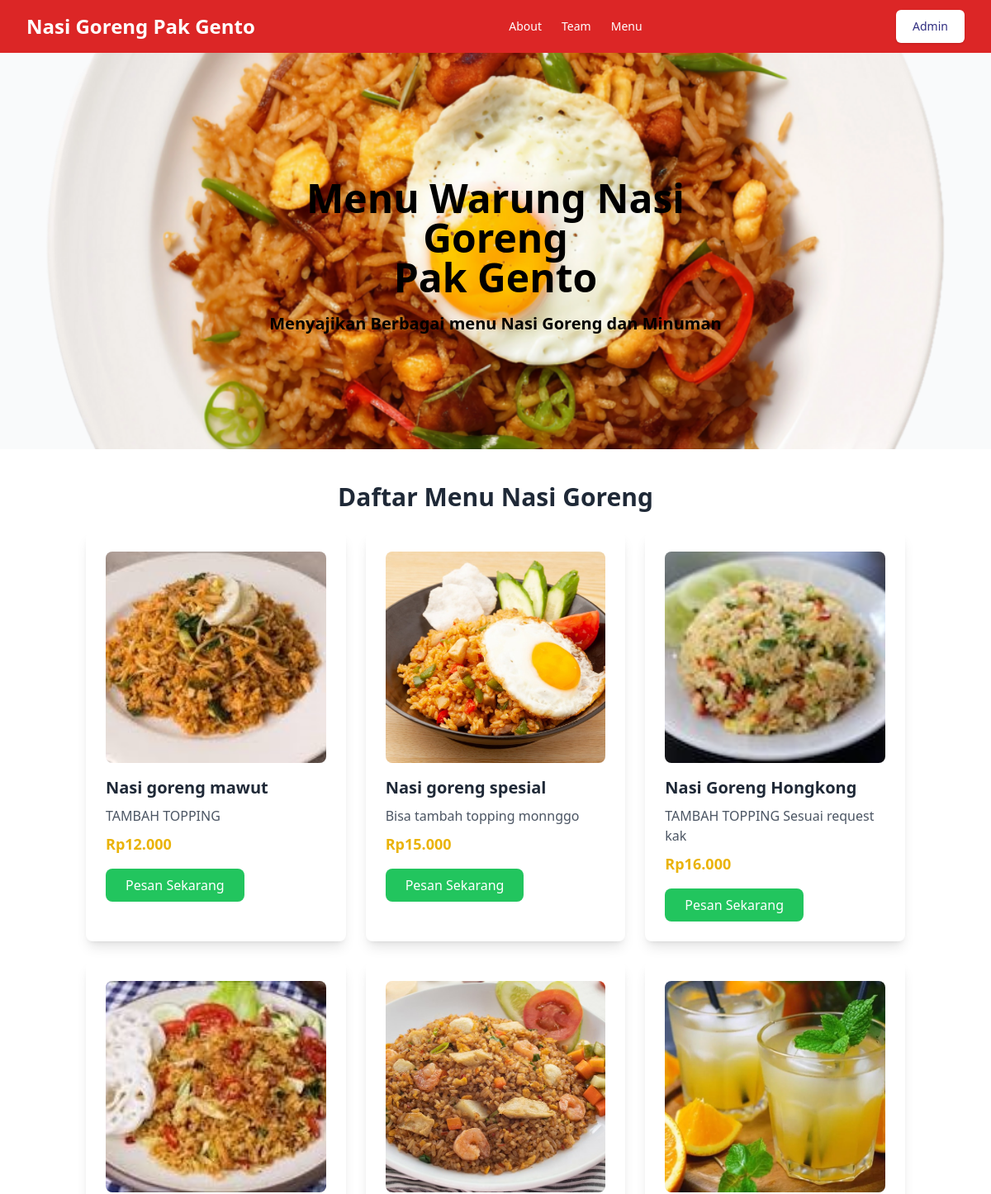
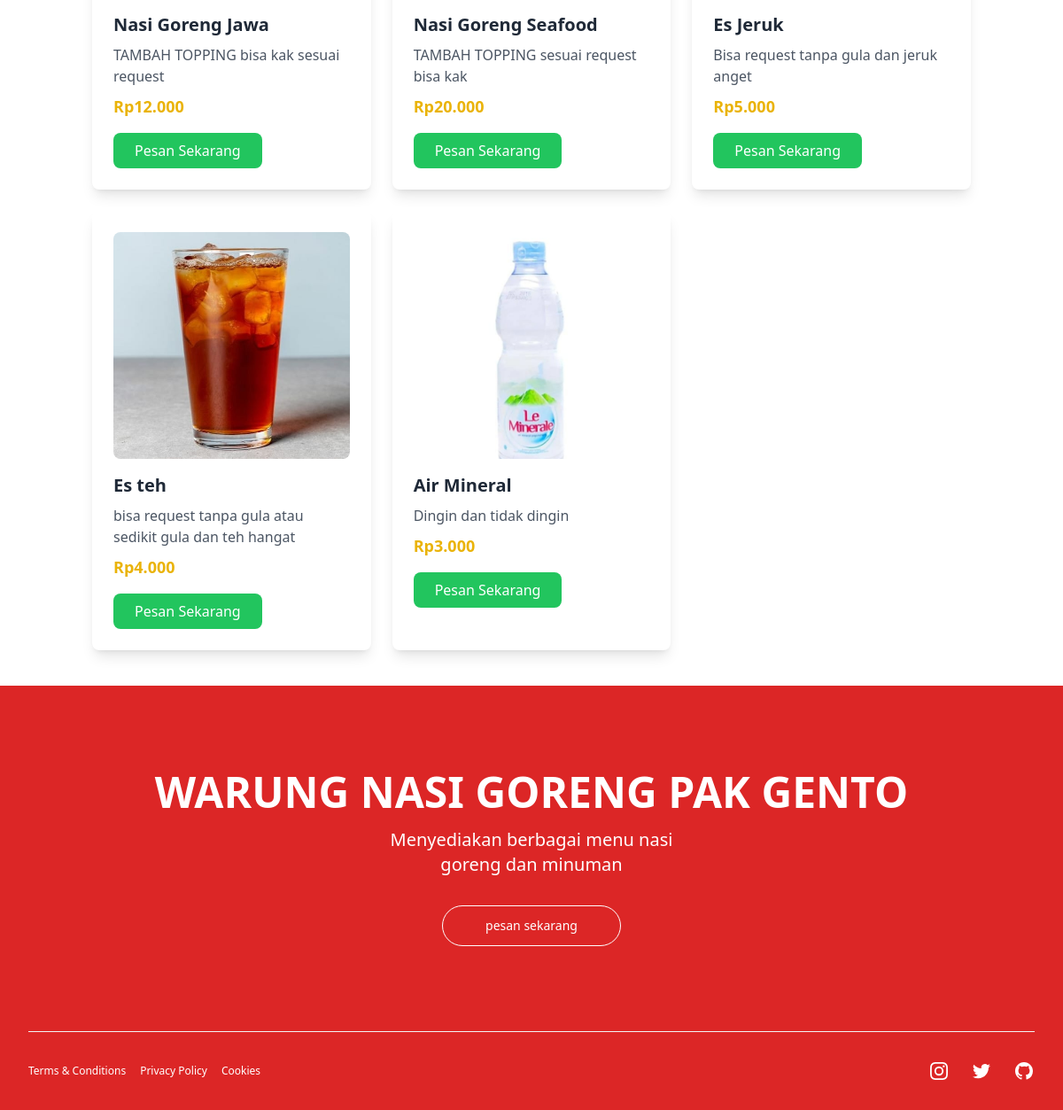
Page /menu.php on the committed database (2 pictures, top to bottom).
### tables this page shows
CREATE TABLE `menus` (
  `id` int(11) NOT NULL,
  `name` varchar(255) NOT NULL,
  `description` text NOT NULL,
  `price` decimal(10,2) NOT NULL,
  `image` varchar(255) NOT NULL
);

### menu.php (the view, shortened to what this page needs)
<?php
include 'db.php';
$sql = "SELECT * FROM menus";
$result = $conn->query($sql);
?>
<!DOCTYPE html>
<html lang="en">
<head>
    <script src="https://cdn.tailwindcss.com"></script>
</head>
<body>
    <header class="bg-red-600">
        <div class="mx-auto max-w-screen-xl px-4 sm:px-6 lg:px-8">
            <div class="flex h-16 items-center justify-between">
                <div class="md:flex md:items-center md:gap-12">
                    <a class="block text-white font-bold text-2xl" href="/">
                        <h1>Nasi Goreng Pak Gento</h1>
                    </a>
                </div>
                <div class="hidden md:block" id="nav-menu">
                    <nav aria-label="Global">
                        <ul class="flex items-center gap-6 text-sm">
                            <li>
                                <a class="text-white transition hover:text-gray-500/75" href="/about.php"> About </a>
                            </li>
                            <li>
                                <a class="text-white transition hover:text-gray-500/75" href="/team.php"> Team </a>
                            </li>
                            <li>
                                <a class="text-white transition hover:text-gray-500/75" href="/menu.php"> Menu </a>
                            </li>
                        </ul>
                    </nav>
                </div>
                <div class="flex items-center gap-4">
                    <div class="sm:flex sm:gap-4">
                        <a class="rounded-md bg-white px-5 py-2.5 hover:bg-indigo-900 hover:text-white text-sm font-medium text-indigo-900 shadow"
                            href="admin/index.php">
                            Admin
                        </a>
                    </div>
                </div>
            </div>
        </div>
    </header>
    <section class="p-6 bg-gray-50" style="
      background-image: url('uploads/nasi-goreng.png');
      background-size: cover; /* Memastikan gambar mencakup seluruh elemen */
      background-position: center; /* Pusatkan gambar */
      background-repeat: no-repeat; /* Hindari pengulangan gambar */
      height: 60vh; /* Pastikan tinggi sesuai layar penuh */
    ">
        <div class="mx-auto max-w-screen-xl px-4 py-32 lg:flex h-600 lg:items-center">
            <div class="mx-auto max-w-xl text-center">
                <h1 class="text-3xl text-black font-extrabold sm:text-5xl">
                    Menu Warung Nasi Goreng
                    <strong class="font-extrabold text-black sm:block"> Pak Gento </strong>
                </h1>
                <p class="mt-4 text-black font-bold sm:text-xl/relaxed">
                    Menyajikan Berbagai menu Nasi Goreng dan Minuman
                </p>
            </div>
        </div>
    </section>
    <div class="container mx-auto px-4 py-10">
        <h1 class="text-3xl font-bold mb-6 text-center text-gray-800">Daftar Menu Nasi Goreng</h1>
        <div class="grid grid-cols-1 md:grid-cols-3 gap-6">
            <?php if ($result->num_rows > 0): ?>
            <?php while ($row = $result->fetch_assoc()): ?>
            <div class="bg-white p-6 rounded-lg shadow-lg hover:shadow-xl transition-shadow duration-300">
                <img src="uploads/<?php echo $row['image']; ?>" alt="<?php echo $row['name']; ?>"
                    class="w-full h-64 object-cover rounded-lg mb-4">
                <h2 class="text-xl font-semibold text-gray-800"><?php echo $row['name']; ?></h2>
                <p class="text-gray-600 mt-2"><?php echo $row['description']; ?></p>
                <p class="text-yellow-500 font-bold mt-2 text-lg">
                    Rp<?php echo number_format($row['price'], 0, ',', '.'); ?></p>
                <a href="https://wa.me/6282132964106?text=Halo, saya ingin pesan <?php echo $row['name']; ?>."
                    class="inline-block mt-4 bg-green-500 text-white px-6 py-2 rounded-lg text-center hover:bg-green-600 transition-colors duration-200">
                    Pesan Sekarang
                </a>
            </div>
            <?php endwhile; ?>
            <?php else: ?>
            <p class="text-gray-700 text-center col-span-3">Tidak ada menu tersedia.</p>
            <?php endif; ?>
        </div>
    </div>
    <footer class="bg-red-600">
        <div class="mx-auto max-w-screen-xl px-4 pb-8 pt-16 sm:px-6 lg:px-8 lg:pt-24">
            <div class="text-center">
                <h2 class="text-3xl font-extrabold text-white sm:text-5xl">WARUNG NASI GORENG PAK GENTO</h2>
                <p class="mx-auto mt-4 max-w-sm text-xl text-white">
                    Menyediakan berbagai menu nasi goreng dan minuman
                </p>
                <a href="https://wa.me/6282132964106?"
                    class="mt-8 inline-block rounded-full border border-white px-12 py-3 text-sm font-medium text-white hover:bg-indigo-600 hover:text-white focus:outline-none focus:ring active:bg-indigo-500">
                    pesan sekarang
                </a>
            </div>
            <div class="mt-16 border-t border-gray-100 pt-8 sm:flex sm:items-center sm:justify-between lg:mt-24">
                <ul class="flex flex-wrap justify-center gap-4 text-xs lg:justify-end">
                    <li>
                        <a href="#" class="text-white transition hover:opacity-75"> Terms & Conditions </a>
                    </li>
                    <li>
                        <a href="#" class="text-white transition hover:opacity-75"> Privacy Policy </a>
                    </li>
                    <li>
                        <a href="#" class="text-white transition hover:opacity-75"> Cookies </a>
                    </li>
                </ul>
                <ul class="mt-8 flex justify-center gap-6 sm:mt-0 lg:justify-end">
                    <li>
                        <a href="https://www.instagram.com/senzanirazak/#" rel="noreferrer" target="_blank"
                            class="text-white transition hover:opacity-75">
                        </a>
                    </li>
                    <li>
                        <a href="https://www.instagram.com/senzanirazak/#" rel="noreferrer" target="_blank"
                            class="text-white transition hover:opacity-75">
                        </a>
                    </li>
                    <li>
                        <a href="https://www.instagram.com/senzanirazak/#" rel="noreferrer" target="_blank"
                            class="text-white transition hover:opacity-75">
                        </a>
                    </li>
                </ul>
            </div>
        </div>
    </footer>
</body>
</html>

### rows in the picture
menus: image (picture), name "Nasi goreng mawut", description "TAMBAH TOPPING", price "12.000"
menus: image (picture), name "Nasi goreng spesial", description "Bisa tambah topping monnggo", price "15.000"
menus: image (picture), name "Nasi Goreng Hongkong", description "TAMBAH TOPPING Sesuai request kak", price "16.000"
menus: image (picture), name "Nasi Goreng Jawa", description "TAMBAH TOPPING bisa kak sesuai request", price "12.000"
menus: image (picture), name "Nasi Goreng Seafood", description "TAMBAH TOPPING sesuai request bisa kak", price "20.000"
menus: image (picture), name "Es Jeruk", description "Bisa request tanpa gula dan jeruk anget", price "5.000"
menus: image (picture), name "Es teh", description "bisa request tanpa gula atau sedikit gula dan teh hangat", price "4.000"
menus: image (picture), name "Air Mineral", description "Dingin dan tidak dingin", price "3.000"
